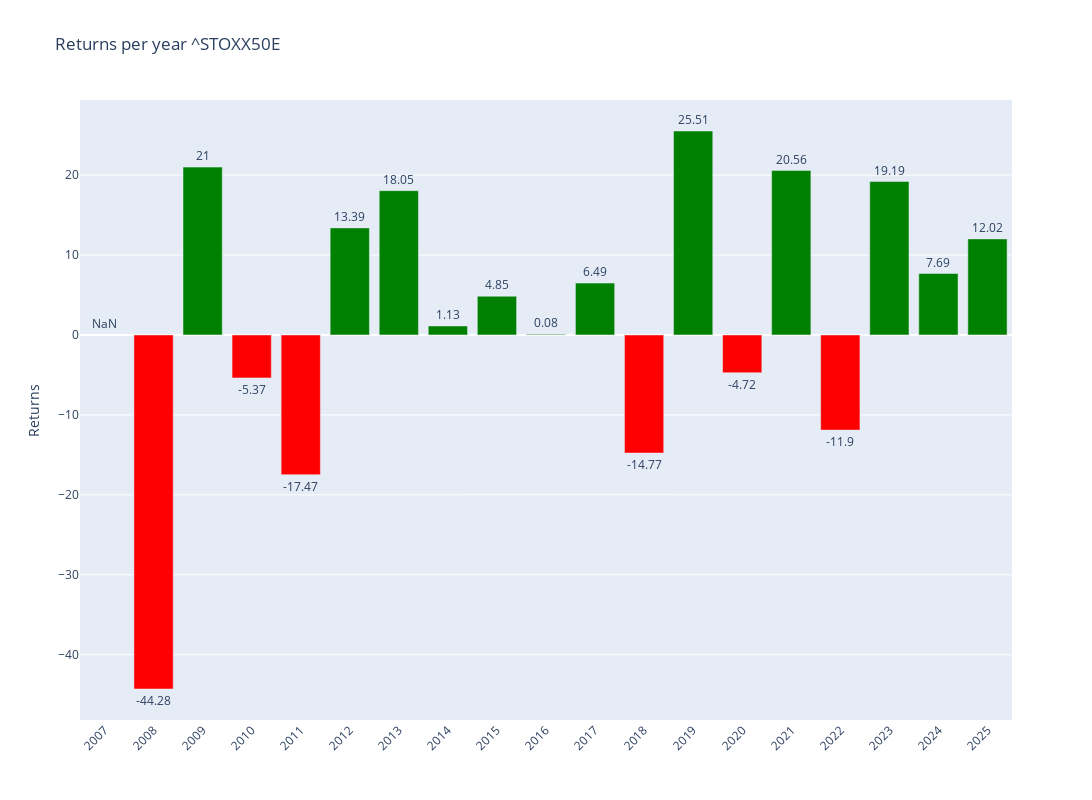

The notebook cell this image was saved under:
### Code cell
# Plotly
fig = make_subplots()

# Add colors
colors = ['green' if x >= 0 else 'red' for x in annual_data['Return']]

# Graph (1,1)
fig.add_trace(go.Bar(y=annual_data['Return'],x=annual_data['Return'].index,text=round(annual_data['Return'],2),textposition='outside',marker_color=colors,hoverinfo='skip'),row=1,col=1)

# Update xaxis properties
fig.update_yaxes(title_text="Returns", row=1, col=1)

fig.update_layout(xaxis=dict(tickvals=annual_data.index,tickangle=-45),height=800, width=1300,title=f"Returns per year {ticker}")

fig.show()

### Figure 1 — Plotly figure (JSON) as saved in the notebook; plotly's stock layout.template omitted (floating-point values rounded to 4 significant figures)
{"data": [{"hoverinfo": "skip", "marker": {"color": ["red", "red", "green", "red", "red", "green", "green", "green", "green", "green", "green", "red", "green", "red", "green", "red", "green", "green", "green"]}, "text": [NaN, -44.28, 21.0, -5.37, -17.47, 13.39, 18.05, 1.13, 4.85, 0.08, 6.49, -14.77, 25.51, -4.72, 20.56, -11.9, 19.19, 7.69, 12.02], "textposition": "outside", "type": "bar", "x": [2007, 2008, 2009, 2010, 2011, 2012, 2013, 2014, 2015, 2016, 2017, 2018, 2019, 2020, 2021, 2022, 2023, 2024, 2025], "xaxis": "x", "y": [NaN, -44.28, 21.0, -5.367, -17.47, 13.39, 18.05, 1.129, 4.848, 0.07725, 6.487, -14.77, 25.51, -4.719, 20.56, -11.9, 19.19, 7.688, 12.02], "yaxis": "y"}], "layout": {"height": 800, "title": {"text": "Returns per year ^STOXX50E"}, "width": 1300, "xaxis": {"anchor": "y", "domain": [0, 1], "tickangle": -45, "tickvals": [2007, 2008, 2009, 2010, 2011, 2012, 2013, 2014, 2015, 2016, 2017, 2018, 2019, 2020, 2021, 2022, 2023, 2024, 2025]}, "yaxis": {"anchor": "x", "domain": [0, 1], "title": {"text": "Returns"}}}}
